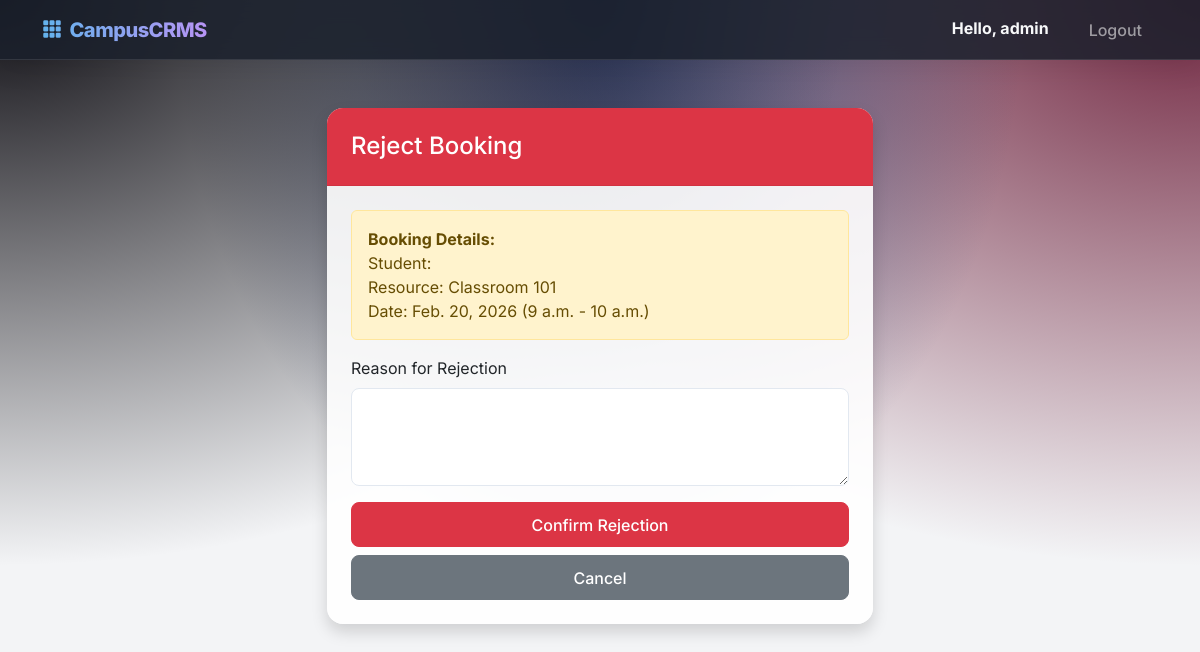
Page /reject/12/ (signed in) on the committed database.
### campus_app/models.py (models this page shows, shortened)
class User(AbstractUser):
    role = models.CharField(
        max_length=10,
        choices=UserRole.choices,
        default=UserRole.STUDENT
    )
    phone = models.CharField(max_length=15, blank=True, null=True)

class Booking(models.Model):
    STATUS_CHOICES = [
        ('PENDING_REP', 'Pending Class Rep'), # Initial for Students
        ('PENDING_STAFF', 'Pending Faculty Advisor'), # Approved by Rep / Initial for Rep
        ('STAFF_APPROVED', 'Pending Admin'), # Approved by Staff
        ('APPROVED', 'Approved'),             # Final Approval by Admin
        ('REJECTED', 'Rejected'),
    ]
    user = models.ForeignKey(User, on_delete=models.CASCADE, related_name='bookings')
    resource = models.ForeignKey(Resource, on_delete=models.CASCADE, related_name='bookings')
    booking_date = models.DateField()
    start_time = models.TimeField(help_text="Start time (09:00 - 16:00)", default='09:00')
    end_time = models.TimeField(help_text="End time (09:00 - 16:00)", default='17:00')
    status = models.CharField(
        max_length=20,
        choices=STATUS_CHOICES,
        default='PENDING'
    )
    rejection_reason = models.TextField(blank=True, null=True)
    created_at = models.DateTimeField(auto_now_add=True)
    class Meta:
        ordering = ['-created_at']

class Resource(models.Model):
    name = models.CharField(max_length=100)
    type = models.CharField(max_length=20, choices=ResourceType.choices)
    capacity = models.IntegerField()
    status = models.CharField(
        max_length=20,
        choices=ResourceStatus.choices,
        default=ResourceStatus.AVAILABLE
    )
    created_at = models.DateTimeField(auto_now_add=True)

### campus_app/views.py (the view, shortened to what this page needs)
# urls.py: path('reject/<int:booking_id>/', reject_booking, name='reject_booking'),
@login_required
def reject_booking(request, booking_id):
    booking = Booking.objects.get(pk=booking_id)
    if request.method == 'POST':
        form = RejectionForm(request.POST)
        if form.is_valid():
            reason = form.cleaned_data['reason']
            booking.status = 'REJECTED'
            booking.rejection_reason = reason
            booking.save()
            messages.success(request, "Booking rejected with reason.")
            return redirect('dashboard')
    else:
        form = RejectionForm()
    return render(request, 'reject_booking.html', {'form': form, 'booking': booking})

### campus_app/forms.py
class RejectionForm(forms.Form):
    reason = forms.CharField(widget=forms.Textarea(attrs={'class': 'form-control', 'rows': 3}), required=True, label="Reason for Rejection")

### templates/reject_booking.html (shortened to what this page needs)
{% extends 'base.html' %}
{% block content %}
<div class="row justify-content-center mt-5">
    <div class="col-md-6">
        <div class="card shadow border-danger">
            <div class="card-header bg-danger text-white">
                <h4 class="mb-0">Reject Booking</h4>
            </div>
            <div class="card-body p-4">
                <div class="alert alert-warning">
                    <strong>Booking Details:</strong><br>
                    Student: {{ booking.user.first_name }} {{ booking.user.last_name }}<br>
                    Resource: {{ booking.resource.name }}<br>
                    Date: {{ booking.booking_date }} ({{ booking.start_time }} - {{ booking.end_time }})
                </div>
                <form method="post">
                    {% for field in form %}
                    <div class="mb-3">
                        <label for="{{ field.id_for_label }}" class="form-label">{{ field.label }}</label>
                        {{ field }}
                    </div>
                    {% endfor %}
                    <div class="d-grid gap-2">
                        <button type="submit" class="btn btn-danger">Confirm Rejection</button>
                        <a href="{% url 'dashboard' %}" class="btn btn-secondary">Cancel</a>
                    </div>
                </form>
            </div>
        </div>
    </div>
</div>
{% endblock %}

### templates/base.html (shortened to what this page needs)
<!DOCTYPE html>
<html lang="en">
<head>
    <link href="https://cdn.jsdelivr.net/npm/bootstrap@5.3.0/dist/css/bootstrap.min.css" rel="stylesheet">
    {% load static %}
    <link href="{% static 'css/style.css' %}" rel="stylesheet">
</head>
<body>
    <nav class="navbar navbar-expand-lg navbar-dark navbar-glass sticky-top mb-4">
        <div class="container">
            <a class="navbar-brand" href="{% url 'dashboard' %}">
                <i class="bi bi-grid-3x3-gap-fill me-2"></i>CampusCRMS
            </a>
            <div class="collapse navbar-collapse" id="navbarNav">
                <ul class="navbar-nav ms-auto">
                    {% if user.is_authenticated %}
                    <li class="nav-item">
                        <span class="nav-link text-light fw-bold">Hello, {{ user.username }}</span>
                    </li>
                    <li class="nav-item">
                        <a class="nav-link btn btn-outline-light btn-sm ms-3 px-3 rounded-pill"
                            href="{% url 'logout' %}">Logout</a>
                    </li>
                    {% endif %}
                </ul>
            </div>
        </div>
    </nav>
    <div class="container fade-in">
        {% block content %}{% endblock %}
    </div>
    <link rel="stylesheet" href="https://cdn.jsdelivr.net/npm/bootstrap-icons@1.11.1/font/bootstrap-icons.css">
</body>
</html>

### static/css/style.css (style rules this page uses)
:root { --primary-gradient: linear-gradient(135deg, #667eea 0%, #764ba2 100%); --card-bg: rgba(255, 255, 255, 0.9); --glass-bg: rgba(255, 255, 255, 0.7); --glass-border: 1px solid rgba(255, 255, 255, 0.18); --text-primary: #2d3748; --text-secondary: #718096; --shadow-soft: 0 10px 15px -3px rgba(0, 0, 0, 0.1), 0 4px 6px -2px rgba(0, 0, 0, 0.05); --shadow-hover: 0 20px 25px -5px rgba(0, 0, 0, 0.1), 0 10px 10px -5px rgba(0, 0, 0, 0.04); }
body { font-family: 'Inter', sans-serif; background: #f3f4f6; background-image: radial-gradient(at 0% 0%, hsla(253, 16%, 7%, 1) 0, transparent 50%), radial-gradient(at 50% 0%, hsla(225, 39%, 30%, 1) 0, transparent 50%), radial-gradient(at 100% 0%, hsla(339, 49%, 30%, 1) 0, transparent 50%); background-attachment: fixed; background-size: cover; color: var(--text-primary); min-height: 100vh; }
.fade-in { animation: fadeIn 0.6s ease-out forwards; }
.navbar-glass { background: rgba(26, 32, 44, 0.85) !important; backdrop-filter: blur(10px); border-bottom: 1px solid rgba(255, 255, 255, 0.1); box-shadow: 0 4px 30px rgba(0, 0, 0, 0.1); }
.navbar-brand { font-weight: 800; letter-spacing: -0.5px; background: linear-gradient(to right, #63b3ed, #b794f4); -webkit-background-clip: text; background-clip: text; -webkit-text-fill-color: transparent; color: transparent; }
.card { background: var(--card-bg); border: none; border-radius: 1rem; box-shadow: var(--shadow-soft); transition: all 0.3s cubic-bezier(0.4, 0, 0.2, 1); overflow: hidden; }
.card-header { background: transparent; border-bottom: 1px solid rgba(0, 0, 0, 0.05); font-weight: 600; padding: 1.5rem; }
.card-body { padding: 1.5rem; }
.btn { border-radius: 0.5rem; padding: 0.6rem 1.2rem; font-weight: 500; transition: all 0.2s; }
.form-control { border-radius: 0.5rem; padding: 0.75rem 1rem; border: 1px solid #e2e8f0; box-shadow: none; transition: all 0.2s; }

### rows in the picture
User: username "admin"
Booking: resource.name "Classroom 101", booking_date "Feb. 20, 2026", start_time "9 a.m.", end_time "10 a.m."

### other values in the picture
{{ field.label }} "Reason for Rejection"
